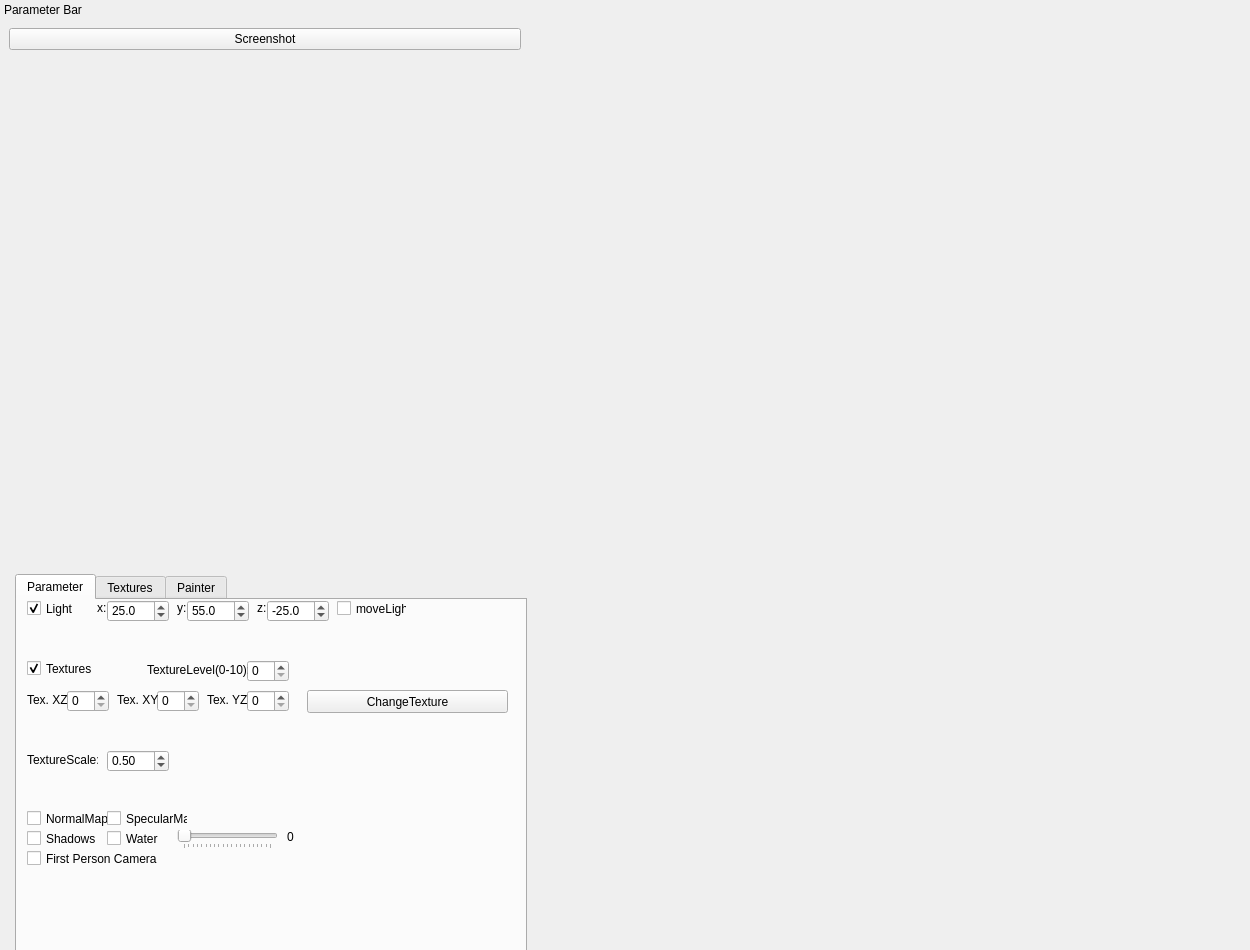
<?xml version="1.0" encoding="UTF-8"?>
<ui version="4.0">
 <class>MainWindow</class>
 <widget class="QMainWindow" name="MainWindow">
  <property name="geometry">
   <rect>
    <x>0</x>
    <y>0</y>
    <width>1250</width>
    <height>950</height>
   </rect>
  </property>
  <property name="minimumSize">
   <size>
    <width>1250</width>
    <height>950</height>
   </size>
  </property>
  <property name="windowTitle">
   <string>Dyson Swarm</string>
  </property>
  <property name="windowIcon">
   <iconset>
    <normaloff>:/images/logo.png</normaloff>:/images/logo.png</iconset>
  </property>
  <widget class="QWidget" name="centralwidget">
   <layout class="QHBoxLayout" name="horizontalLayout">
    <property name="spacing">
     <number>0</number>
    </property>
    <property name="leftMargin">
     <number>0</number>
    </property>
    <property name="topMargin">
     <number>0</number>
    </property>
    <property name="rightMargin">
     <number>0</number>
    </property>
    <property name="bottomMargin">
     <number>0</number>
    </property>
    <item>
     <widget class="RenderWindow" name="RenderWidget" native="true">
      <property name="sizePolicy">
       <sizepolicy hsizetype="Preferred" vsizetype="Preferred">
        <horstretch>1</horstretch>
        <verstretch>0</verstretch>
       </sizepolicy>
      </property>
      <property name="focusPolicy">
       <enum>Qt::StrongFocus</enum>
      </property>
     </widget>
    </item>
   </layout>
  </widget>
  <widget class="QMenuBar" name="menubar">
   <property name="geometry">
    <rect>
     <x>0</x>
     <y>0</y>
     <width>1250</width>
     <height>21</height>
    </rect>
   </property>
  </widget>
  <widget class="QDockWidget" name="dockWidget">
   <property name="sizePolicy">
    <sizepolicy hsizetype="Minimum" vsizetype="Preferred">
     <horstretch>0</horstretch>
     <verstretch>0</verstretch>
    </sizepolicy>
   </property>
   <property name="minimumSize">
    <size>
     <width>530</width>
     <height>1095</height>
    </size>
   </property>
   <property name="maximumSize">
    <size>
     <width>530</width>
     <height>524287</height>
    </size>
   </property>
   <property name="features">
    <set>QDockWidget::NoDockWidgetFeatures</set>
   </property>
   <property name="windowTitle">
    <string>Parameter Bar</string>
   </property>
   <attribute name="dockWidgetArea">
    <number>1</number>
   </attribute>
   <widget class="QWidget" name="dockWidgetContents">
    <property name="maximumSize">
     <size>
      <width>530</width>
      <height>16777215</height>
     </size>
    </property>
    <layout class="QVBoxLayout" name="verticalLayout_2">
     <item>
      <widget class="QPushButton" name="Screenshot">
       <property name="maximumSize">
        <size>
         <width>512</width>
         <height>16777215</height>
        </size>
       </property>
       <property name="text">
        <string>Screenshot</string>
       </property>
      </widget>
     </item>
     <item>
      <layout class="QFormLayout" name="ParameterLayout">
       <property name="fieldGrowthPolicy">
        <enum>QFormLayout::AllNonFixedFieldsGrow</enum>
       </property>
       <item row="2" column="1">
        <widget class="QTabWidget" name="tabWidget">
         <property name="minimumSize">
          <size>
           <width>512</width>
           <height>300</height>
          </size>
         </property>
         <property name="maximumSize">
          <size>
           <width>512</width>
           <height>16777215</height>
          </size>
         </property>
         <property name="currentIndex">
          <number>0</number>
         </property>
         <widget class="QWidget" name="tab">
          <attribute name="title">
           <string>Parameter</string>
          </attribute>
          <widget class="QCheckBox" name="NormalMap">
           <property name="geometry">
            <rect>
             <x>10</x>
             <y>210</y>
             <width>81</width>
             <height>17</height>
            </rect>
           </property>
           <property name="text">
            <string>NormalMap</string>
           </property>
          </widget>
          <widget class="QCheckBox" name="specularMap">
           <property name="geometry">
            <rect>
             <x>90</x>
             <y>210</y>
             <width>81</width>
             <height>17</height>
            </rect>
           </property>
           <property name="text">
            <string>SpecularMap</string>
           </property>
          </widget>
          <widget class="QCheckBox" name="Shadows">
           <property name="geometry">
            <rect>
             <x>10</x>
             <y>230</y>
             <width>70</width>
             <height>17</height>
            </rect>
           </property>
           <property name="text">
            <string>Shadows</string>
           </property>
           <property name="checked">
            <bool>false</bool>
           </property>
          </widget>
          <widget class="QCheckBox" name="Textures">
           <property name="geometry">
            <rect>
             <x>10</x>
             <y>60</y>
             <width>81</width>
             <height>17</height>
            </rect>
           </property>
           <property name="text">
            <string>Textures</string>
           </property>
           <property name="checked">
            <bool>true</bool>
           </property>
          </widget>
          <widget class="QCheckBox" name="Light">
           <property name="enabled">
            <bool>true</bool>
           </property>
           <property name="geometry">
            <rect>
             <x>10</x>
             <y>0</y>
             <width>70</width>
             <height>17</height>
            </rect>
           </property>
           <property name="text">
            <string>Light</string>
           </property>
           <property name="checked">
            <bool>true</bool>
           </property>
          </widget>
          <widget class="QCheckBox" name="Water">
           <property name="geometry">
            <rect>
             <x>90</x>
             <y>230</y>
             <width>70</width>
             <height>17</height>
            </rect>
           </property>
           <property name="text">
            <string>Water</string>
           </property>
          </widget>
          <widget class="QLabel" name="label">
           <property name="geometry">
            <rect>
             <x>80</x>
             <y>0</y>
             <width>16</width>
             <height>16</height>
            </rect>
           </property>
           <property name="text">
            <string>x:</string>
           </property>
          </widget>
          <widget class="QLabel" name="label_2">
           <property name="geometry">
            <rect>
             <x>160</x>
             <y>0</y>
             <width>16</width>
             <height>16</height>
            </rect>
           </property>
           <property name="text">
            <string>y:</string>
           </property>
          </widget>
          <widget class="QLabel" name="label_3">
           <property name="geometry">
            <rect>
             <x>240</x>
             <y>0</y>
             <width>16</width>
             <height>16</height>
            </rect>
           </property>
           <property name="text">
            <string>z:</string>
           </property>
          </widget>
          <widget class="QLabel" name="label_7">
           <property name="geometry">
            <rect>
             <x>10</x>
             <y>90</y>
             <width>47</width>
             <height>20</height>
            </rect>
           </property>
           <property name="minimumSize">
            <size>
             <width>0</width>
             <height>20</height>
            </size>
           </property>
           <property name="text">
            <string>Tex. XZ</string>
           </property>
          </widget>
          <widget class="QSpinBox" name="TextureXZ">
           <property name="geometry">
            <rect>
             <x>50</x>
             <y>90</y>
             <width>42</width>
             <height>22</height>
            </rect>
           </property>
           <property name="maximum">
            <number>9</number>
           </property>
          </widget>
          <widget class="QSpinBox" name="TextureXY">
           <property name="geometry">
            <rect>
             <x>140</x>
             <y>90</y>
             <width>42</width>
             <height>22</height>
            </rect>
           </property>
           <property name="maximum">
            <number>9</number>
           </property>
          </widget>
          <widget class="QLabel" name="label_9">
           <property name="geometry">
            <rect>
             <x>100</x>
             <y>90</y>
             <width>47</width>
             <height>20</height>
            </rect>
           </property>
           <property name="minimumSize">
            <size>
             <width>0</width>
             <height>20</height>
            </size>
           </property>
           <property name="text">
            <string>Tex. XY</string>
           </property>
          </widget>
          <widget class="QSpinBox" name="TextureYZ">
           <property name="geometry">
            <rect>
             <x>230</x>
             <y>90</y>
             <width>42</width>
             <height>22</height>
            </rect>
           </property>
           <property name="maximum">
            <number>9</number>
           </property>
          </widget>
          <widget class="QLabel" name="label_8">
           <property name="geometry">
            <rect>
             <x>190</x>
             <y>90</y>
             <width>47</width>
             <height>20</height>
            </rect>
           </property>
           <property name="minimumSize">
            <size>
             <width>0</width>
             <height>20</height>
            </size>
           </property>
           <property name="text">
            <string>Tex. YZ</string>
           </property>
          </widget>
          <widget class="QPushButton" name="ChangeTexture">
           <property name="geometry">
            <rect>
             <x>290</x>
             <y>90</y>
             <width>201</width>
             <height>23</height>
            </rect>
           </property>
           <property name="text">
            <string>ChangeTexture</string>
           </property>
          </widget>
          <widget class="QCheckBox" name="moveLightCircle">
           <property name="geometry">
            <rect>
             <x>320</x>
             <y>0</y>
             <width>70</width>
             <height>17</height>
            </rect>
           </property>
           <property name="text">
            <string>moveLight</string>
           </property>
          </widget>
          <widget class="QCheckBox" name="FirstPerson">
           <property name="geometry">
            <rect>
             <x>10</x>
             <y>250</y>
             <width>131</width>
             <height>17</height>
            </rect>
           </property>
           <property name="text">
            <string>First Person Camera</string>
           </property>
          </widget>
          <widget class="QDoubleSpinBox" name="LightX">
           <property name="geometry">
            <rect>
             <x>90</x>
             <y>0</y>
             <width>62</width>
             <height>22</height>
            </rect>
           </property>
           <property name="prefix">
            <string/>
           </property>
           <property name="decimals">
            <number>1</number>
           </property>
           <property name="minimum">
            <double>-300.000000000000000</double>
           </property>
           <property name="maximum">
            <double>300.000000000000000</double>
           </property>
           <property name="value">
            <double>25.000000000000000</double>
           </property>
          </widget>
          <widget class="QDoubleSpinBox" name="LightY">
           <property name="geometry">
            <rect>
             <x>170</x>
             <y>0</y>
             <width>62</width>
             <height>22</height>
            </rect>
           </property>
           <property name="decimals">
            <number>1</number>
           </property>
           <property name="minimum">
            <double>-300.000000000000000</double>
           </property>
           <property name="maximum">
            <double>300.000000000000000</double>
           </property>
           <property name="value">
            <double>55.000000000000000</double>
           </property>
          </widget>
          <widget class="QDoubleSpinBox" name="LightZ">
           <property name="geometry">
            <rect>
             <x>250</x>
             <y>0</y>
             <width>62</width>
             <height>22</height>
            </rect>
           </property>
           <property name="decimals">
            <number>1</number>
           </property>
           <property name="minimum">
            <double>-300.000000000000000</double>
           </property>
           <property name="maximum">
            <double>300.000000000000000</double>
           </property>
           <property name="value">
            <double>-25.000000000000000</double>
           </property>
          </widget>
          <widget class="QSlider" name="waterLevel">
           <property name="geometry">
            <rect>
             <x>160</x>
             <y>230</y>
             <width>101</width>
             <height>19</height>
            </rect>
           </property>
           <property name="maximum">
            <number>1000</number>
           </property>
           <property name="singleStep">
            <number>1</number>
           </property>
           <property name="orientation">
            <enum>Qt::Horizontal</enum>
           </property>
           <property name="tickPosition">
            <enum>QSlider::TicksBelow</enum>
           </property>
           <property name="tickInterval">
            <number>50</number>
           </property>
          </widget>
          <widget class="QLabel" name="label_6">
           <property name="geometry">
            <rect>
             <x>270</x>
             <y>230</y>
             <width>47</width>
             <height>13</height>
            </rect>
           </property>
           <property name="text">
            <string>0</string>
           </property>
          </widget>
          <widget class="QDoubleSpinBox" name="textureScale">
           <property name="geometry">
            <rect>
             <x>90</x>
             <y>150</y>
             <width>62</width>
             <height>22</height>
            </rect>
           </property>
           <property name="minimum">
            <double>0.010000000000000</double>
           </property>
           <property name="maximum">
            <double>10.000000000000000</double>
           </property>
           <property name="singleStep">
            <double>0.010000000000000</double>
           </property>
           <property name="value">
            <double>0.500000000000000</double>
           </property>
          </widget>
          <widget class="QLabel" name="label_20">
           <property name="geometry">
            <rect>
             <x>10</x>
             <y>150</y>
             <width>71</width>
             <height>20</height>
            </rect>
           </property>
           <property name="text">
            <string>TextureScale:</string>
           </property>
          </widget>
          <widget class="QSpinBox" name="spinBox">
           <property name="geometry">
            <rect>
             <x>230</x>
             <y>60</y>
             <width>42</width>
             <height>22</height>
            </rect>
           </property>
          </widget>
          <widget class="QLabel" name="label_4">
           <property name="geometry">
            <rect>
             <x>130</x>
             <y>60</y>
             <width>101</width>
             <height>20</height>
            </rect>
           </property>
           <property name="text">
            <string>TextureLevel(0-10):</string>
           </property>
          </widget>
         </widget>
         <widget class="QWidget" name="tab_2">
          <attribute name="title">
           <string>Textures</string>
          </attribute>
          <widget class="QGraphicsView" name="graphicsView">
           <property name="geometry">
            <rect>
             <x>0</x>
             <y>0</y>
             <width>102</width>
             <height>102</height>
            </rect>
           </property>
          </widget>
          <widget class="QGraphicsView" name="graphicsView_2">
           <property name="geometry">
            <rect>
             <x>100</x>
             <y>0</y>
             <width>102</width>
             <height>102</height>
            </rect>
           </property>
          </widget>
          <widget class="QGraphicsView" name="graphicsView_3">
           <property name="geometry">
            <rect>
             <x>200</x>
             <y>0</y>
             <width>102</width>
             <height>102</height>
            </rect>
           </property>
          </widget>
          <widget class="QGraphicsView" name="graphicsView_4">
           <property name="geometry">
            <rect>
             <x>300</x>
             <y>0</y>
             <width>102</width>
             <height>102</height>
            </rect>
           </property>
          </widget>
          <widget class="QGraphicsView" name="graphicsView_5">
           <property name="geometry">
            <rect>
             <x>400</x>
             <y>0</y>
             <width>102</width>
             <height>102</height>
            </rect>
           </property>
          </widget>
          <widget class="QGraphicsView" name="graphicsView_10">
           <property name="geometry">
            <rect>
             <x>400</x>
             <y>170</y>
             <width>102</width>
             <height>102</height>
            </rect>
           </property>
          </widget>
          <widget class="QGraphicsView" name="graphicsView_9">
           <property name="geometry">
            <rect>
             <x>300</x>
             <y>170</y>
             <width>102</width>
             <height>102</height>
            </rect>
           </property>
          </widget>
          <widget class="QGraphicsView" name="graphicsView_8">
           <property name="geometry">
            <rect>
             <x>200</x>
             <y>170</y>
             <width>102</width>
             <height>102</height>
            </rect>
           </property>
          </widget>
          <widget class="QGraphicsView" name="graphicsView_6">
           <property name="geometry">
            <rect>
             <x>0</x>
             <y>170</y>
             <width>102</width>
             <height>102</height>
            </rect>
           </property>
          </widget>
          <widget class="QGraphicsView" name="graphicsView_7">
           <property name="geometry">
            <rect>
             <x>100</x>
             <y>170</y>
             <width>102</width>
             <height>102</height>
            </rect>
           </property>
          </widget>
          <widget class="QLabel" name="label_10">
           <property name="geometry">
            <rect>
             <x>40</x>
             <y>110</y>
             <width>47</width>
             <height>13</height>
            </rect>
           </property>
           <property name="text">
            <string>0</string>
           </property>
          </widget>
          <widget class="QLabel" name="label_11">
           <property name="geometry">
            <rect>
             <x>140</x>
             <y>110</y>
             <width>47</width>
             <height>13</height>
            </rect>
           </property>
           <property name="text">
            <string>1</string>
           </property>
          </widget>
          <widget class="QLabel" name="label_12">
           <property name="geometry">
            <rect>
             <x>240</x>
             <y>110</y>
             <width>47</width>
             <height>13</height>
            </rect>
           </property>
           <property name="text">
            <string>2</string>
           </property>
          </widget>
          <widget class="QLabel" name="label_13">
           <property name="geometry">
            <rect>
             <x>340</x>
             <y>110</y>
             <width>47</width>
             <height>13</height>
            </rect>
           </property>
           <property name="text">
            <string>3</string>
           </property>
          </widget>
          <widget class="QLabel" name="label_14">
           <property name="geometry">
            <rect>
             <x>440</x>
             <y>110</y>
             <width>47</width>
             <height>13</height>
            </rect>
           </property>
           <property name="text">
            <string>4</string>
           </property>
          </widget>
          <widget class="QLabel" name="label_15">
           <property name="geometry">
            <rect>
             <x>340</x>
             <y>150</y>
             <width>47</width>
             <height>13</height>
            </rect>
           </property>
           <property name="text">
            <string>8</string>
           </property>
          </widget>
          <widget class="QLabel" name="label_16">
           <property name="geometry">
            <rect>
             <x>440</x>
             <y>150</y>
             <width>47</width>
             <height>13</height>
            </rect>
           </property>
           <property name="text">
            <string>9</string>
           </property>
          </widget>
          <widget class="QLabel" name="label_17">
           <property name="geometry">
            <rect>
             <x>240</x>
             <y>150</y>
             <width>47</width>
             <height>13</height>
            </rect>
           </property>
           <property name="text">
            <string>7</string>
           </property>
          </widget>
          <widget class="QLabel" name="label_18">
           <property name="geometry">
            <rect>
             <x>140</x>
             <y>150</y>
             <width>47</width>
             <height>13</height>
            </rect>
           </property>
           <property name="text">
            <string>6</string>
           </property>
          </widget>
          <widget class="QLabel" name="label_19">
           <property name="geometry">
            <rect>
             <x>40</x>
             <y>150</y>
             <width>47</width>
             <height>13</height>
            </rect>
           </property>
           <property name="text">
            <string>5</string>
           </property>
          </widget>
         </widget>
         <widget class="QWidget" name="tab_3">
          <attribute name="title">
           <string>Painter</string>
          </attribute>
          <widget class="QCheckBox" name="fixedDraw">
           <property name="geometry">
            <rect>
             <x>10</x>
             <y>10</y>
             <width>91</width>
             <height>20</height>
            </rect>
           </property>
           <property name="text">
            <string>Fixed Height</string>
           </property>
           <property name="checked">
            <bool>true</bool>
           </property>
          </widget>
          <widget class="QLabel" name="label_21">
           <property name="geometry">
            <rect>
             <x>10</x>
             <y>40</y>
             <width>61</width>
             <height>20</height>
            </rect>
           </property>
           <property name="text">
            <string>Draw Radius</string>
           </property>
          </widget>
          <widget class="QSpinBox" name="drawRadius">
           <property name="geometry">
            <rect>
             <x>80</x>
             <y>40</y>
             <width>42</width>
             <height>22</height>
            </rect>
           </property>
           <property name="maximum">
            <number>250</number>
           </property>
           <property name="value">
            <number>30</number>
           </property>
          </widget>
          <widget class="QSpinBox" name="fixedHeight">
           <property name="geometry">
            <rect>
             <x>150</x>
             <y>10</y>
             <width>62</width>
             <height>22</height>
            </rect>
           </property>
           <property name="maximum">
            <number>255</number>
           </property>
           <property name="value">
            <number>255</number>
           </property>
          </widget>
          <widget class="QLabel" name="label_22">
           <property name="geometry">
            <rect>
             <x>110</x>
             <y>10</y>
             <width>47</width>
             <height>20</height>
            </rect>
           </property>
           <property name="text">
            <string>Height:</string>
           </property>
          </widget>
          <widget class="QPushButton" name="clearMap">
           <property name="geometry">
            <rect>
             <x>470</x>
             <y>240</y>
             <width>111</width>
             <height>23</height>
            </rect>
           </property>
           <property name="text">
            <string>Clear Height Map</string>
           </property>
          </widget>
          <widget class="QPushButton" name="averageHeights">
           <property name="geometry">
            <rect>
             <x>10</x>
             <y>240</y>
             <width>111</width>
             <height>23</height>
            </rect>
           </property>
           <property name="text">
            <string>Average Heights</string>
           </property>
          </widget>
         </widget>
        </widget>
       </item>
       <item row="1" column="0" colspan="2">
        <widget class="PainterWindow" name="PainterWidget" native="true">
         <property name="minimumSize">
          <size>
           <width>512</width>
           <height>512</height>
          </size>
         </property>
         <property name="maximumSize">
          <size>
           <width>512</width>
           <height>512</height>
          </size>
         </property>
         <property name="sizeIncrement">
          <size>
           <width>1</width>
           <height>1</height>
          </size>
         </property>
        </widget>
       </item>
      </layout>
     </item>
    </layout>
   </widget>
  </widget>
 </widget>
 <customwidgets>
  <customwidget>
   <class>RenderWindow</class>
   <extends>QWidget</extends>
   <header>RenderWindow.h</header>
   <container>1</container>
  </customwidget>
  <customwidget>
   <class>PainterWindow</class>
   <extends>QWidget</extends>
   <header>PainterWindow.h</header>
   <container>1</container>
  </customwidget>
 </customwidgets>
 <resources/>
 <connections>
  <connection>
   <sender>waterLevel</sender>
   <signal>sliderMoved(int)</signal>
   <receiver>label_6</receiver>
   <slot>setNum(int)</slot>
   <hints>
    <hint type="sourcelabel">
     <x>234</x>
     <y>862</y>
    </hint>
    <hint type="destinationlabel">
     <x>289</x>
     <y>864</y>
    </hint>
   </hints>
  </connection>
 </connections>
 <slots>
  <signal>texChange(int,int,int)</signal>
  <slot>texChange2(int,int,int)</slot>
 </slots>
</ui>
